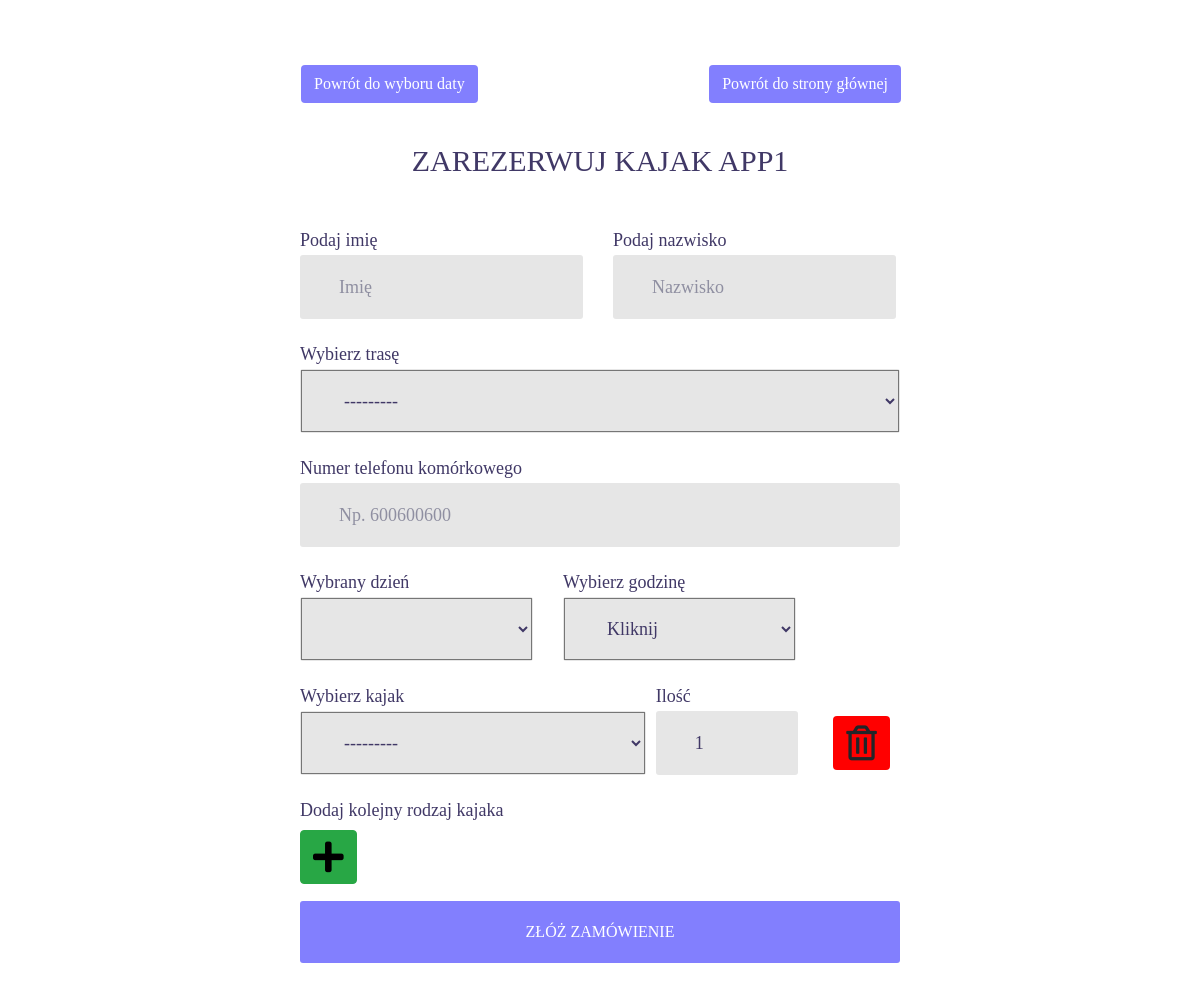
Before: /app1/create/ with the older database file.
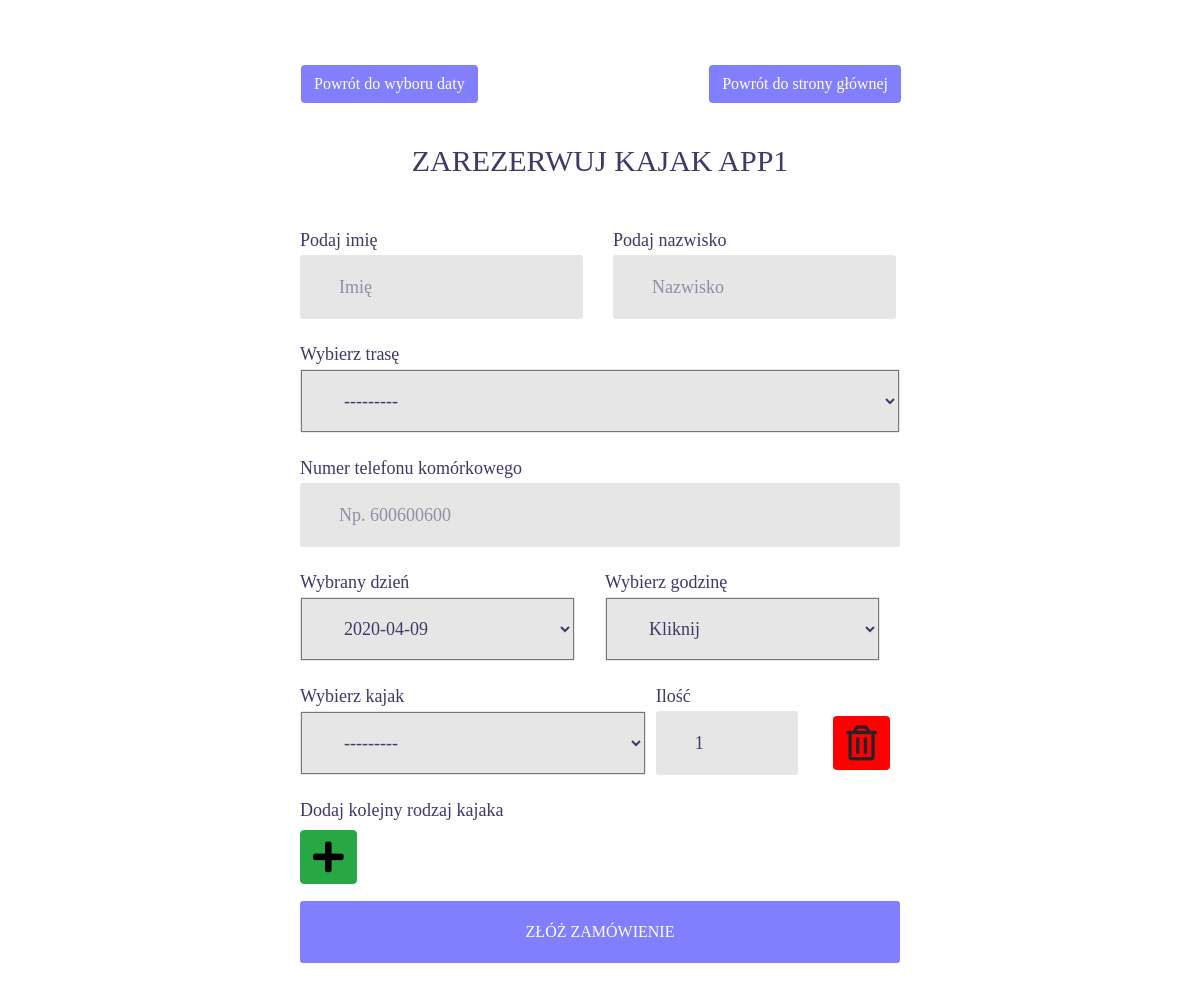
After: the same page with the newer database file.
### app1/models.py (models this page shows)
class BookingDate(models.Model):
    booking_date = models.DateField()
    def __str__(self):
        return '{}'.format(self.booking_date)

### app1/views.py (the view, shortened to what this page needs)
# urls.py: path('create/', BookingCreateView.as_view(), name='app1_create'),
class BookingCreateView(CreateView):
    model = Booking
    template_name = 'app1/booking/create_app1.html'
    form_class = BookingCreateForm
    success_url = reverse_lazy('main:my_booking')
    def get_context_data(self, **kwargs):
        data = super(BookingCreateView, self).get_context_data(**kwargs)
        data['current_time'] = datetime.datetime.now().time()
        data['start_break'] = datetime.time(12)
        data['stop_break'] = datetime.time(12, 30)
        if self.request.POST:
            data['kayak_set'] = TermKayaksFormSet(self.request.POST, instance=self.object, prefix='kayak_set')
        else:
            data['kayak_set'] = TermKayaksFormSet(instance=self.object, prefix='kayak_set')
        return data

### app1/forms.py (shortened to what this page needs)
class BookingCreateForm(forms.ModelForm):
    class Meta:
        model = Booking
        exclude = ['user', 'email']

### app1/forms.py (called while the page is built)
    def full_clean(self):
        super(CustomFormSet, self).full_clean()
        for error in self._non_form_errors.as_data():
            if error.code == 'too_many_forms':
                error.message = "Maksymalna ilość dodatkowych pól z kajakami to %d." % self.max_num

### app1/models.py (called while the page is built)
def booking_dates_limit():
    current_day = datetime.datetime.now().date()
    booking_dates_list = BookingDate.objects.values_list('booking_date', flat=True)
    current_time = datetime.datetime.now().time()
    change_time = datetime.time(12)
    if current_day in booking_dates_list:
        if current_time < change_time:
            return {'booking_date__exact': datetime.datetime.now().date()}
        elif current_time >= change_time:
            return {'booking_date__gt': datetime.datetime.now().date()}
    else:
        return {'booking_date__gt': datetime.datetime.now().date()}

    def __str__(self):
        return '{}. Dostępnosc {}'.format(self.name, self.store)

    def __str__(self):
        return 'Trasa {}, dystans: {}'.format(self.name, self.distance)

### templates/app1/booking/create_app1.html (shortened to what this page needs)
{% extends "base.html" %}
{% load static %}
{% load widget_tweaks %}
{% load bootstrap4 %}
{% block body %}
<div class="limiter">
	<div class="container-login100">
		<div class="row wrap-login100 p-t-50 p-b-90" style="width:600px">
			<div class="login100-form row flex-sb flex-w m-l-1">
				<div class=".col-md-4">
					<a class="btn" href="{% url 'main:main' %}" style="float: right; font-family: Ubuntu-Bold; font-size: 16px; background-color: #827ffe; color: #fff;" onmouseover="this.style.color='black'" onmouseout="this.style.color='#fff'">Powrót do wyboru daty</a>
				</div>
				<div class=".col-md-4 .offset-md-4">
					<a class="btn" href="{% url 'main:main' %}" style="float: right; font-family: Ubuntu-Bold; font-size: 16px; background-color: #827ffe; color: #fff;" onmouseover="this.style.color='black'" onmouseout="this.style.color='#fff'">Powrót do strony głównej</a>
				</div>
			</div>
			{% if current_time >= start_break and current_time <= stop_break %}
				<div class="p-t-50" style="width: 100%">
					<span class="login100-form-title p-b-40 p-t-100" style="text-align:center">Przerwa techniczna</span>
					<span class="login100-form-title p-b-150" style="text-align:center">Wracamy o 12:30 :)</span>
				</div>
			{% else %}
			<form class="login100-form validate-form flex-sb flex-w" method="post" role="form">
				<span class="login100-form-title p-b-51 p-t-40">
					Zarezerwuj kajak APP1
				</span>
				<div class="row">
					<div class="col-sm-6">
						<span class="input100" style="height: 25px; padding: 0px">Podaj imię</span>
						<div class="wrap-input100 m-b-25" data-validate = "Username is required">
							{{ form.first_name|add_class:"input100"|attr:"type:text"|attr:"placeholder:Imię"|attr:"name:first_name" }}
						</div>
					</div>
					<div class="col-sm-6">
						<span class="input100" style="height: 25px; padding: 0px">Podaj nazwisko</span>
						<div class="wrap-input100 m-b-25">
							{{ form.last_name|add_class:"input100"|attr:"type:text"|attr:"placeholder:Nazwisko"|attr:"name:last_name" }}
						</div>
					</div>
				</div>
				<span class="input100" style="height: 25px; padding: 0px">Wybierz trasę</span>
				<div class="wrap-input100 validate-input m-b-25">
					{{ form.route|add_class:"input100"|attr:"name:route" }}
				</div>
				<span class="input100" style="height: 25px; padding: 0px">Numer telefonu komórkowego</span>
				<div class="wrap-input100 validate-input m-b-25">
					{{ form.phone|add_class:"input100"|attr:"name:phone"|attr:"placeholder:Np. 600600600" }}
				</div>
				<div class="row">
					<div class="col-sm-6">
						<span class="input100" style="height: 25px; padding: 0px">Wybrany dzień</span>
						<div class="wrap-input100 validate-input m-b-25 m-r-250">
							{{ form.booking_date|add_class:"input100" }}
						</div>
					</div>
					<div class="col-sm-6">
						<span class="input100" style="height: 25px; padding: 0px">Wybierz godzinę</span>
						<div class="wrap-input100 validate-input m-b-25">
							{{ form.time|add_class:"input100"|attr:"type:time"|attr:"name:time" }}
						</div>
					</div>
				</div>
				{% for form in kayak_set %}
					<div id="form-row">
						<div class="row form-row spacer">
							<div class="col-sm-7">
								<span class="input100" style="height: 25px; padding: 0px">Wybierz kajak</span>
								<div class="wrap-input100 validate-input m-b-25" data-validate = "">
									{{ form.kayak|add_class:"input100"|attr:"type:text" }}
								</div>
							</div>
							<div class="col-sm-3">
								<span class="input100" style="height: 25px; padding: 0px">Ilość</span>
								<div class="wrap-input100 validate-input m-b-25" data-validate = "">
									{{ form.quantity|add_class:"input100"|attr:"type:number" }}
								</div>
							</div>
							<div class="col-sm-2">
								<span class="input100" style="height: 25px; padding: 0px"><br></span>
								<a class="btn remove-form-row m-l-25 m-t-5" style="background-color: red;"><i class="far fa-trash-alt" style="font-size: 35px;"></i></a>
							</div>
						</div>
					</div>
				{% endfor %}
				<span class="input100" style="height: 25px; padding: 0px">Dodaj kolejny rodzaj kajaka</span>
				<a href="#" id="add_form" class="btn btn-success add-form-row m-t-5" style="color: black"><i class="fas fa-plus" style="font-size: 35px;"></i></a>
				<div class="container-login100-form-btn m-t-17">
					<button class="login100-form-btn" onclick="clicked(event)">
						Złóż zamówienie
					</button>
				</div>
			</form>
			{% endif %}
		</div>
	</div>
</div>
{% endblock %}

### templates/base.html (shortened to what this page needs)
{% load static %}
{% load widget_tweaks %}
<!doctype html>
<html lang="en">
<head>
    <link rel="stylesheet" href="https://stackpath.bootstrapcdn.com/bootstrap/4.1.1/css/bootstrap.min.css">
    <link rel="stylesheet" href="https://use.fontawesome.com/releases/v5.1.0/css/all.css"
>
    <link rel="stylesheet" type="text/css" href="{% static 'login/vendor/bootstrap/css/bootstrap.min.css' %}">
    <link rel="stylesheet" type="text/css" href="{% static 'login/fonts/font-awesome-4.7.0/css/font-awesome.min.css' %}">
    <link rel="stylesheet" type="text/css" href="{% static 'login/fonts/Linearicons-Free-v1.0.0/icon-font.min.css' %}">
    <link rel="stylesheet" type="text/css" href="{% static 'login/vendor/animate/animate.css' %}">
    <link rel="stylesheet" type="text/css" href="{% static 'login/vendor/css-hamburgers/hamburgers.min.css' %}">
    <link rel="stylesheet" type="text/css" href="{% static 'login/vendor/animsition/css/animsition.min.css' %}">
    <link rel="stylesheet" type="text/css" href="{% static 'login/vendor/select2/select2.min.css' %}">
    <link rel="stylesheet" type="text/css" href="{% static 'login/vendor/daterangepicker/daterangepicker.css' %}">
    <link rel="stylesheet" type="text/css" href="{% static 'login/css/util.css' %}">
    <link rel="stylesheet" type="text/css" href="{% static 'login/css/main.css' %}">
    <link type="text/css" rel="stylesheet" href="{% static 'css/navbar.css' %}" />
</head>
<body>
    {% block body %} {% endblock %}
</body>
</html>

### static/login/css/main.css (style rules this page uses)
* { margin: 0px; padding: 0px; box-sizing: border-box; }
body, html { height: 100%; font-family: Ubuntu-Regular, sans-serif; }
a { font-family: Ubuntu-Regular; font-size: 14px; line-height: 1.7; color: #666666; margin: 0px; transition: all 0.4s; -webkit-transition: all 0.4s; -o-transition: all 0.4s; -moz-transition: all 0.4s; }
input { outline: none; border: none; }
button { outline: none !important; border: none; background: transparent; }
.limiter { width: 100%; margin: 0 auto; }
.container-login100 { width: 100%; min-height: 100vh; display: -webkit-box; display: -webkit-flex; display: -moz-box; display: -ms-flexbox; display: flex; flex-wrap: wrap; justify-content: center; align-items: center; padding: 15px; background-position: center; background-size: cover; background-repeat: no-repeat;; }
.wrap-login100 { width: 390px; background: #fff; border-radius: 10px; position: relative; }
.login100-form { width: 100%; }
.login100-form-title { font-family: Ubuntu-Bold; font-size: 30px; color: #403866; line-height: 1.2; text-transform: uppercase; text-align: center; width: 100%; display: block; }
.wrap-input100 { width: 100%; position: relative; background-color: #e6e6e6; border: 1px solid transparent; border-radius: 3px; }
.input100 { font-family: Ubuntu-Bold; color: #403866; line-height: 1.2; font-size: 18px; display: block; width: 100%; background: transparent; height: 62px; padding: 0 20px 0 38px; }
.container-login100-form-btn { width: 100%; display: -webkit-box; display: -webkit-flex; display: -moz-box; display: -ms-flexbox; display: flex; flex-wrap: wrap; }
.login100-form-btn { font-family: Ubuntu-Bold; font-size: 16px; color: #fff; line-height: 1.2; text-transform: uppercase; display: -webkit-box; display: -webkit-flex; display: -moz-box; display: -ms-flexbox; display: flex; justify-content: center; align-items: center; padding: 0 20px; width: 100%; height: 62px; background-color: #827ffe; border-radius: 3px; -webkit-transition: all 0.4s; -o-transition: all 0.4s; -moz-transition: all 0.4s; transition: all 0.4s; }
.validate-input { position: relative; }

Changed rows visible on the page:
added BookingDate: booking_date "2020-04-09"
